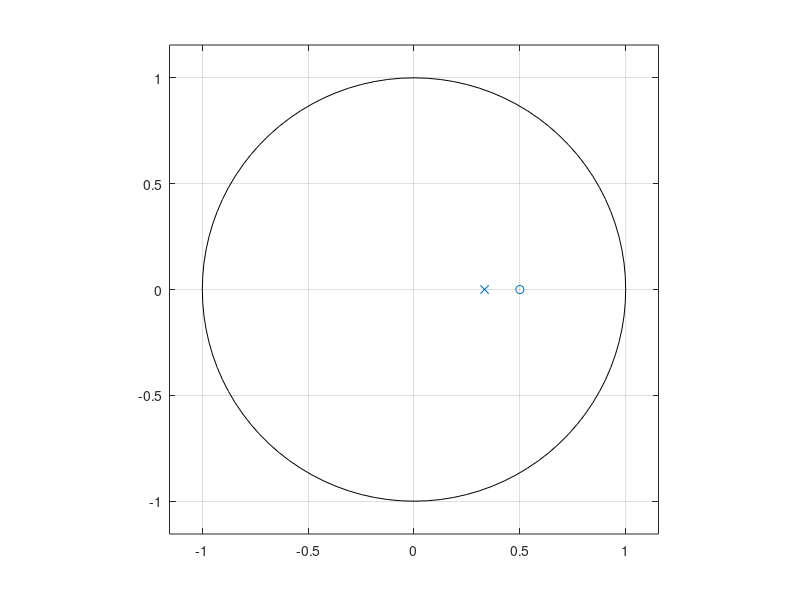
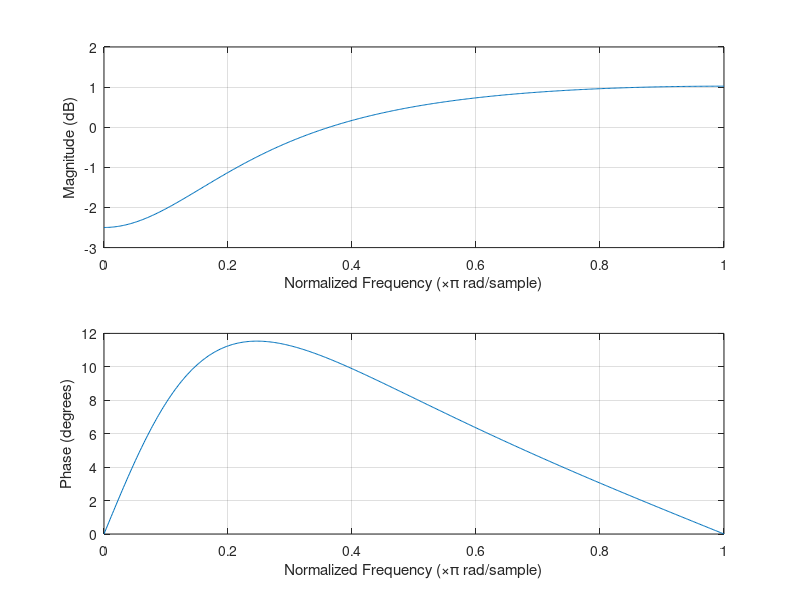
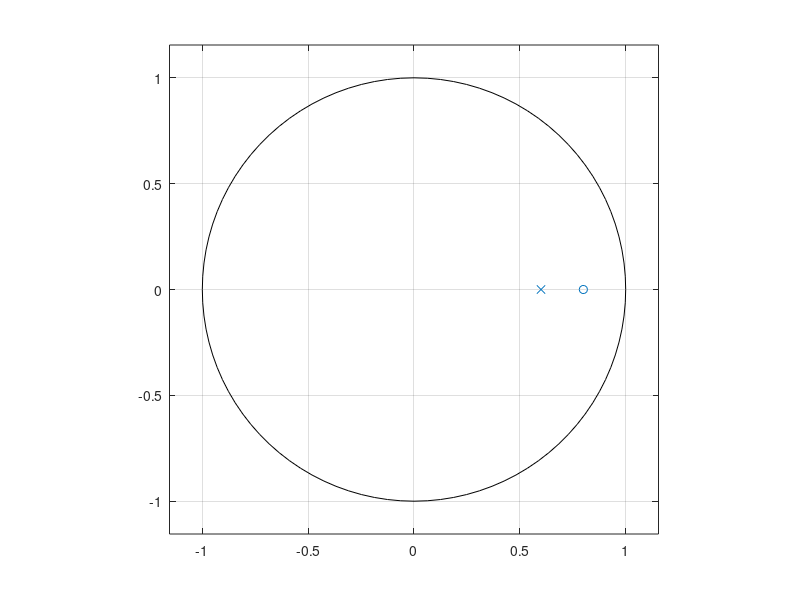
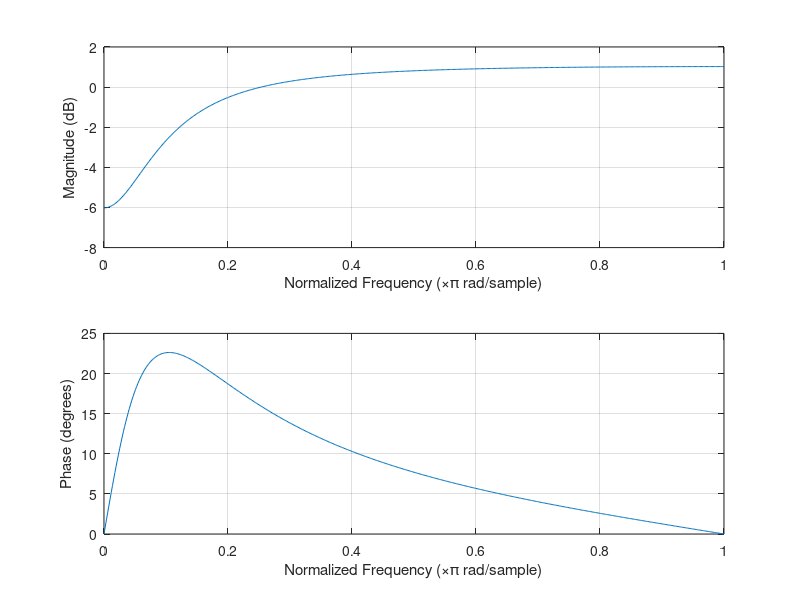

Reproduce these figures in MATLAB, in order.
% Macky McWhirter
% 9/20/19
% Homework 3

%% Problem 4
% H[z] = (z - 1/2)/(z - 1/3)
% Transfer Function coefficients
b = [1 -1/2];
a = [1 -1/3];

% Pole-zero diagram
figure();
zplane(b,a);

% Frequency Response
figure();
freqz(b,a);

%% Problem 5
% H[z] = (z - 4/5)/(z - 3/5)
% Pole and zero placement 
% Transfer Function coefficients
d = [1 -.8];
c = [1 -.6];

% Pole-zero diagram
figure();
zplane(d,c);

% Frequency Response
figure();
freqz(d,c);
